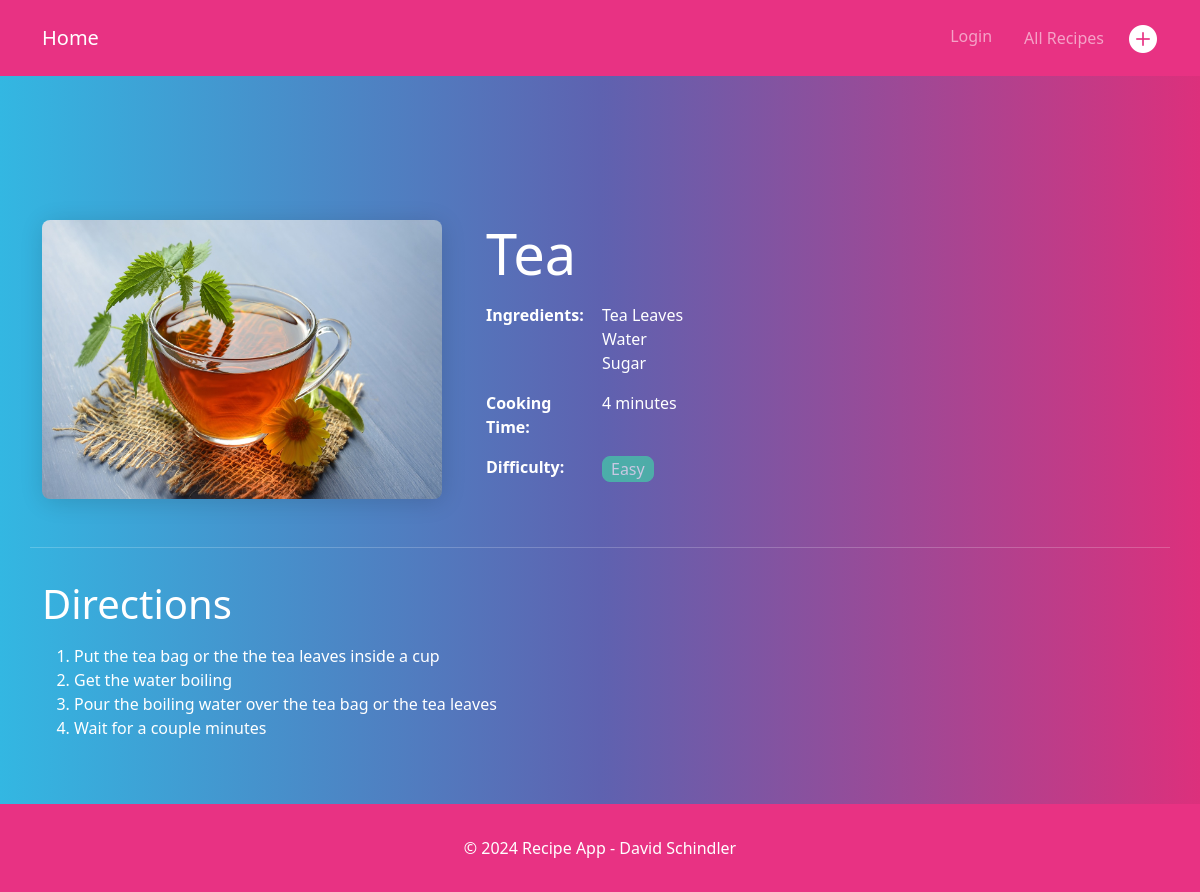
/1/, run on the app's committed database.
### apps/recipes/models.py (models this page shows, shortened)
class Recipe(models.Model):
    name = models.CharField(max_length=50)
    ingredients = models.CharField(max_length=255)
    cooking_time = models.IntegerField()
    difficulty = models.CharField(max_length=20, editable=False)
    directions = models.TextField(max_length=2000, default="")
    image = models.ImageField(upload_to='recipe_images', default='no_picture.jpg')

### apps/recipes/views.py (the view)
# urls.py: path('<int:pk>/', RecipeDetailView.as_view(), name='recipe_detail'),
class RecipeDetailView(DetailView):
    model = Recipe
    template_name = 'recipes/recipe_detail.html'
    context_object_name = 'recipe'

### apps/recipes/templatetags/recipe_filters.py (called while the page is built)
@register.filter
def split_ingredients(value):
    return value.split(', ')

@register.filter
def style_difficulty(value):
    difficulty_classes = {
        'Easy': 'btn-success',
        'Medium': 'btn-warning',
        'Intermediate': 'btn-danger',
        'Hard': 'btn-primary'
    }
    return difficulty_classes.get(value, '')

### apps/recipes/templates/recipes/recipe_detail.html (shortened to what this page needs)
{% extends "base.html" %}
{% load markdownify %}
{% load recipe_filters %}
{% block content %}
    <div class="row mt-5 pb-4 border-bottom">
        <div class="col-auto">
            <img src="{{ recipe.image.url }}" class="img-fluid rounded shadow"
                 style="object-fit: cover; max-width: 400px;" alt="{{ recipe.name }}">
        </div>
        <div class="col ps-3">
            <h2 class="display-4">{{ recipe.name }}</h2>
            <div class="row">
                <div class="col-2">
                    <p class="mb-1 "><strong>Ingredients:</strong></p>
                </div>
                <div class="col">
                    <ul class=" ms-0 px-0">
                        {% for ingredient in recipe.ingredients|split_ingredients %}
                            <li class="list-group-item" >{{ ingredient }}</li>
                        {% endfor %}
                    </ul>
                </div>
            </div>
            <div class="row">
                <div class="col-2">
                    <p><strong>Cooking Time:</strong></p>
                </div>
                <div class="col">
                    <p>{{ recipe.cooking_time }} minutes</p>
                </div>
            </div>
            <div class="row">
                <div class="col-2">
                    <p><strong>Difficulty:</strong>
                </div>
                <div class="col">
                    <button type="button" class="btn {{ recipe.difficulty|style_difficulty }} disabled py-0 px-1">{{ recipe.difficulty }}</button>
                </div>
            </div>
        </div>
    </div>
    <div class="row pt-3">
        <div class="col">
            <h3 class="display-6">Directions</h3>
            <p>{{ recipe.directions|markdownify }}</p>
        </div>
    </div>
{% endblock %}

### data on the page
Recipe: image (picture), name "Tea", cooking_time "4", difficulty "Easy", directions "Put the tea bag or the the tea leaves inside a cup Get the water boiling Pour the boiling water over the tea bag or the tea leaves Wait for a couple minutes"

### other printed values
{{ ingredient }} "Tea Leaves" "Water" "Sugar"
